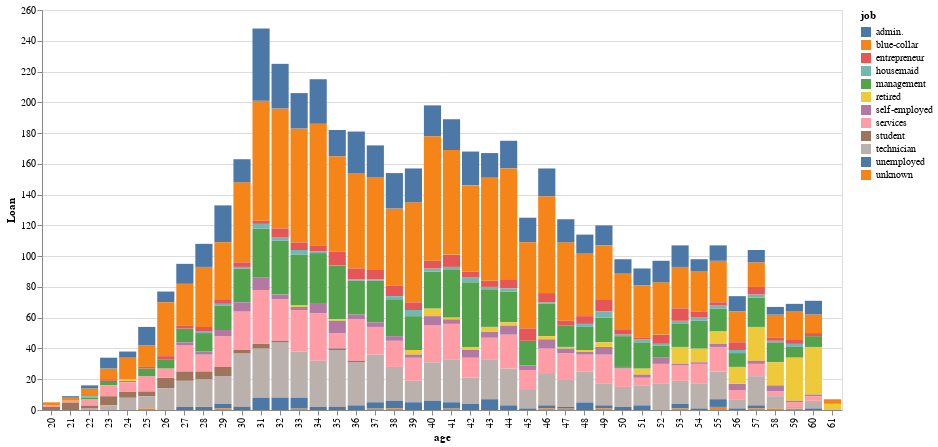

The notebook cell this image was saved under:
### Markdown cell above
**A graphy how many loans are taken by people of different jobs & according to their age.**

### Code cell
import altair as alt
data = data.head(5000)
chart = alt.Chart(data).mark_bar().encode(
    x='age:O',
    y=alt.Y('count()', title='Loan'),  # Set the y-axis title here
    color='job:N',
).properties(height=400, width=800)
chart

### Figure 1 — Vega-Lite specification as saved in the notebook (floating-point values rounded to 4 significant figures; data arrays with more than 128 entries replaced by an {"elided": "..."} marker saying what was removed)
{"config": {"view": {"continuousWidth": 400, "continuousHeight": 300}}, "data": {"name": "data-3876cc6771917a1713ea7792c5616ed4"}, "mark": "bar", "encoding": {"color": {"field": "job", "type": "nominal"}, "x": {"field": "age", "type": "ordinal"}, "y": {"aggregate": "count", "title": "Loan", "type": "quantitative"}}, "height": 400, "width": 800, "$schema": "https://vega.github.io/schema/vega-lite/v4.17.0.json", "datasets": {"data-3876cc6771917a1713ea7792c5616ed4": {"elided": "5000 records"}}}
